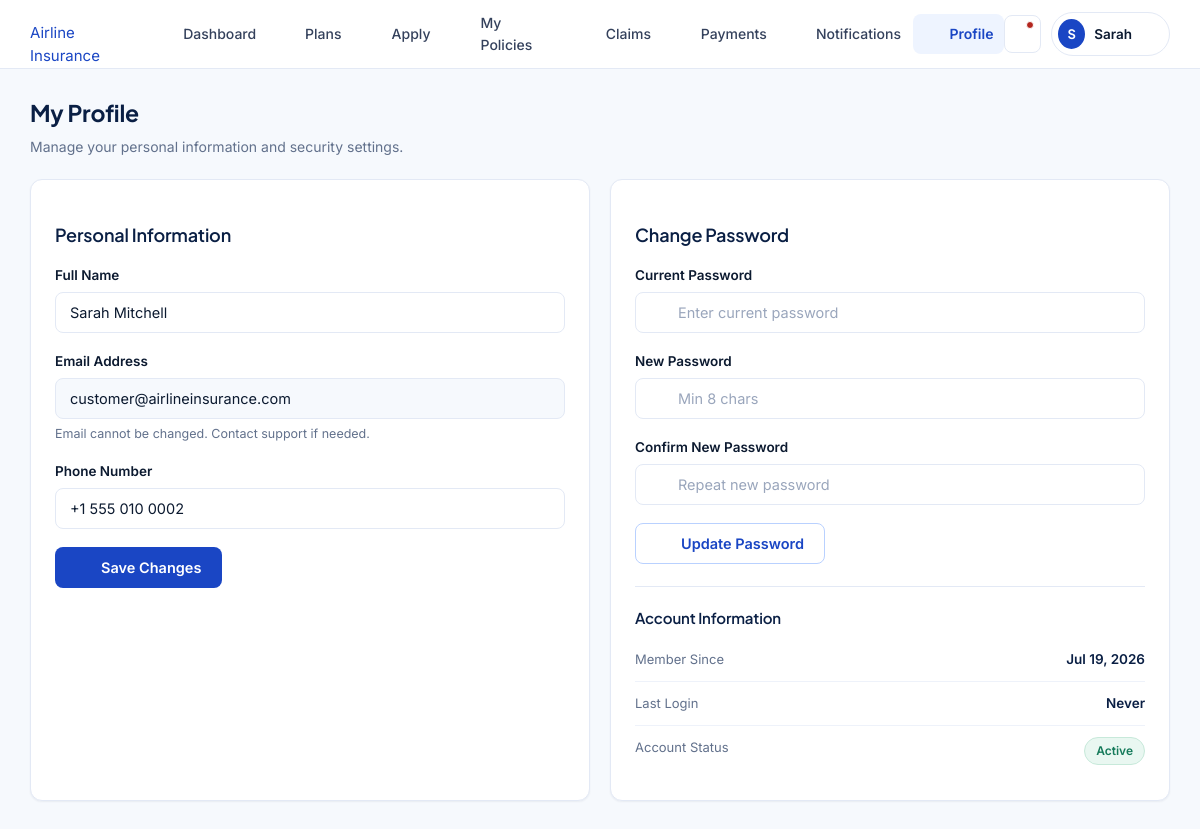
The app's page /customer/profile.php (signed in) with its own data.
### tables this page shows
CREATE TABLE users (
    id INT AUTO_INCREMENT PRIMARY KEY,
    full_name VARCHAR(100) NOT NULL,
    email VARCHAR(150) NOT NULL UNIQUE,
    phone VARCHAR(20) DEFAULT NULL,
    password_hash VARCHAR(255) NOT NULL,
    role ENUM('customer','admin') NOT NULL DEFAULT 'customer',
    status ENUM('active','suspended') NOT NULL DEFAULT 'active',
    failed_attempts INT NOT NULL DEFAULT 0,
    locked_until DATETIME DEFAULT NULL,
    last_login DATETIME DEFAULT NULL,
    created_at TIMESTAMP DEFAULT CURRENT_TIMESTAMP,
    updated_at TIMESTAMP DEFAULT CURRENT_TIMESTAMP ON UPDATE CURRENT_TIMESTAMP
);

### includes/auth.php (called while the page is built, shortened)
<?php
require_once __DIR__.'/../config/database.php';
function is_logged_in(){ return !empty($_SESSION['uid']); }
function current_uid(){ return isset($_SESSION['uid'])?(int)$_SESSION['uid']:null; }
function current_user(){
    static $u=null;
    if($u!==null) return $u;
    $s=db()->prepare('SELECT id,full_name,email,phone,role,status,last_login,created_at FROM users WHERE id=? LIMIT 1');
    $s->execute(array(current_uid())); $u=$s->fetch(); return $u;
}

### config/database.php (called while the page is built, shortened)
<?php
function db(){
    static $pdo=null;
    if($pdo instanceof PDO) return $pdo;
    $dsn='mysql:host='.DB_HOST.';dbname='.DB_NAME.';charset='.DB_CHARSET;
    try{
        $pdo=new PDO($dsn,DB_USER,DB_PASS,array(
            PDO::ATTR_ERRMODE=>PDO::ERRMODE_EXCEPTION,
            PDO::ATTR_DEFAULT_FETCH_MODE=>PDO::FETCH_ASSOC,
            PDO::ATTR_EMULATE_PREPARES=>false));
    }catch(PDOException $e){
        error_log('DB connect failed: '.$e->getMessage());
        http_response_code(500);
        die('<!DOCTYPE html><html><head><title>DB Error</title><style>body{font-family:Arial,sans-serif;background:#f4f7fc;display:flex;align-items:center;justify-content:center;height:100vh;margin:0}.box{text-align:center;padding:40px;background:#fff;border-radius:12px;max-width:460px;box-shadow:0 4px 20px rgba(0,0,0,.08)}h2{color:#0a1f44}p{color:#62718c}</style></head><body><div class="box"><h2>Database Unavailable</h2><p>Please ensure MySQL is running in XAMPP and that you have imported <code>database/schema.sql</code> into phpMyAdmin.</p></div></body></html>');
    }
    return $pdo;
}

### customer/profile.php (the view, shortened to what this page needs)
<?php
require_once __DIR__.'/../includes/customer_layout.php';
$pageTitle='My Profile'; $pdo=db(); $uid=current_uid(); $u=current_user();
$u=current_user();
render_customer_header('profile');
?>
<div class="page-head"><div><h2>My Profile</h2><p>Manage your personal information and security settings.</p></div></div>
<div style="display:grid;grid-template-columns:1fr 1fr;gap:20px">
<div class="card card-pad">
  <h3 style="margin-bottom:18px"><?=icon('user')?> Personal Information</h3>
  <form method="post" action="" novalidate>
    <div class="field"><label for="full_name">Full Name</label><input type="text" id="full_name" name="full_name" value="<?=e($u['full_name'])?>" required></div>
    <div class="field"><label for="email">Email Address</label><input type="email" id="email" value="<?=e($u['email'])?>" disabled style="background:var(--surface);cursor:not-allowed"><div class="hint">Email cannot be changed. Contact support if needed.</div></div>
    <div class="field"><label for="phone">Phone Number</label><input type="tel" id="phone" name="phone" value="<?=e($u['phone']??'')?>"></div>
    <button type="submit" class="btn btn-primary"><?=icon('check-circle')?> Save Changes</button>
  </form>
</div>
<div class="card card-pad">
  <h3 style="margin-bottom:18px"><?=icon('lock')?> Change Password</h3>
  <form method="post" action="" novalidate>
    <div class="field"><label for="current_password">Current Password</label><div class="input-wrap"><?=icon('lock')?><input type="password" id="current_password" name="current_password" placeholder="Enter current password" required><button type="button" class="pw-toggle"><span class="eye-on"><?=icon('eye')?></span><span class="eye-off" style="display:none"><?=icon('eye-off')?></span></button></div></div>
    <div class="field"><label for="new_password">New Password</label><div class="input-wrap"><?=icon('lock')?><input type="password" id="new_password" name="new_password" placeholder="Min 8 chars" required><button type="button" class="pw-toggle"><span class="eye-on"><?=icon('eye')?></span><span class="eye-off" style="display:none"><?=icon('eye-off')?></span></button></div></div>
    <div class="field"><label for="confirm_password">Confirm New Password</label><div class="input-wrap"><?=icon('lock')?><input type="password" id="confirm_password" name="confirm_password" placeholder="Repeat new password" required></div></div>
    <button type="submit" class="btn btn-secondary"><?=icon('lock')?> Update Password</button>
  </form>
  <hr class="divider">
  <h4 style="margin-bottom:10px">Account Information</h4>
  <div class="kv-list">
    <div class="kv-row"><span class="k">Member Since</span><span class="v"><?=format_date($u['created_at'])?></span></div>
    <div class="kv-row"><span class="k">Last Login</span><span class="v"><?=$u['last_login']?format_datetime($u['last_login']):'Never'?></span></div>
    <div class="kv-row"><span class="k">Account Status</span><span class="v"><?=status_badge($u['status'])?></span></div>
  </div>
</div>
</div>
<?php render_customer_footer(); ?>

### includes/customer_layout.php (shortened to what this page needs)
<?php
function render_customer_header($active='dashboard'){
    $u=current_user();
    $initials=strtoupper(substr($u['full_name'],0,1));
    $uc=unread_count($u['id']);
    $bu=BASE_URL;
    echo '<!DOCTYPE html>
<html lang="en">
<head>
<meta charset="UTF-8"><meta name="viewport" content="width=device-width,initial-scale=1">
<title>'.htmlspecialchars($GLOBALS['pageTitle']??'Dashboard',ENT_QUOTES).' — Airline Insurance</title>
<link rel="preconnect" href="https://fonts.googleapis.com">
<link href="https://fonts.googleapis.com/css2?family=Plus+Jakarta+Sans:wght@400;600;700&family=Inter:wght@400;500;600&display=swap" rel="stylesheet">
<link rel="stylesheet" href="'.$bu.'/assets/css/style.css">
<link rel="stylesheet" href="'.$bu.'/assets/css/customer.css">
</head>
<body>';
    $navLinks=array(
        'dashboard'=>array('icon'=>'home','label'=>'Dashboard','href'=>$bu.'/customer/dashboard.php'),
        'plans'=>array('icon'=>'briefcase','label'=>'Plans','href'=>$bu.'/customer/plans.php'),
        'apply'=>array('icon'=>'file-text','label'=>'Apply','href'=>$bu.'/customer/apply.php'),
        'policies'=>array('icon'=>'shield','label'=>'My Policies','href'=>$bu.'/customer/policies.php'),
        'claims'=>array('icon'=>'alert-triangle','label'=>'Claims','href'=>$bu.'/customer/claims.php'),
        'payments'=>array('icon'=>'credit-card','label'=>'Payments','href'=>$bu.'/customer/payments.php'),
        'notifications'=>array('icon'=>'bell','label'=>'Notifications','href'=>$bu.'/customer/notifications.php'),
        'profile'=>array('icon'=>'user','label'=>'Profile','href'=>$bu.'/customer/profile.php'),
    );
    echo '<div class="nav-overlay" id="nav-overlay"></div>
<header class="cust-topbar">
  <div class="topbar-inner">
    <div style="display:flex;align-items:center;gap:14px">
      <button class="ham-btn" id="ham-btn" aria-label="Toggle navigation" aria-expanded="false" aria-controls="cust-nav">'.icon('menu').'</button>
      <a href="'.$bu.'/" class="brand light">'.icon('shield').' Airline Insurance</a>
    </div>
    <nav class="cust-nav" id="cust-nav">';
    foreach($navLinks as $key=>$nl){
        $cls=$key===$active?'active':'';
        echo '<a href="'.htmlspecialchars($nl['href'],ENT_QUOTES).'" class="'.$cls.'">'.icon($nl['icon']).' '.htmlspecialchars($nl['label'],ENT_QUOTES).'</a>';
    }
    echo '</nav>
    <div class="topbar-right">
      <a href="'.$bu.'/customer/notifications.php" class="icon-btn notif-btn" aria-label="Notifications">'.icon('bell').($uc>0?'<span class="ndot"></span>':'').'</a>
      <div class="user-chip" id="user-chip">
        <div class="av">'.htmlspecialchars($initials,ENT_QUOTES).'</div>
        <span class="uname">'.htmlspecialchars(explode(' ',$u['full_name'])[0],ENT_QUOTES).'</span>
        '.icon('chevron-down').'
        <div class="dropdown" id="user-dropdown">
          <a href="'.$bu.'/customer/profile.php">'.icon('user').' Profile</a>
          <a href="'.$bu.'/customer/notifications.php">'.icon('bell').' Notifications'.($uc>0?' <span class="badge badge-active" style="margin-left:auto;padding:2px 7px">'.$uc.'</span>':'').'</a>
          <hr>
          <form method="post" action="'.$bu.'/auth/logout.php" style="margin:0">
            '.csrf_field().'
            <button type="submit">'.icon('logout').' Log Out</button>
          </form>
        </div>
      </div>
    </div>
  </div>
</header>
<main class="cust-main">';
}
function render_customer_footer(){
    echo '</main>';
    echo '<script src="'.BASE_URL.'/assets/js/app.js"></script></body></html>';
}

### includes/functions.php (shortened to what this page needs)
<?php
function e($v){ return htmlspecialchars((string)$v,ENT_QUOTES,'UTF-8'); }
function format_date($d,$f='M j, Y'){
    $ts=is_numeric($d)?(int)$d:strtotime($d);
    return $ts?date($f,$ts):'—';
}
function status_badge($s){
    $s=strtolower($s);
    $labels=array('pending'=>'Pending','approved'=>'Approved','rejected'=>'Rejected','active'=>'Active','expired'=>'Expired','cancelled'=>'Cancelled','submitted'=>'Submitted','under_review'=>'Under Review','paid'=>'Paid','completed'=>'Completed','failed'=>'Failed','suspended'=>'Suspended','inactive'=>'Inactive');
    $l=isset($labels[$s])?$labels[$s]:ucwords(str_replace('_',' ',$s));
    return '<span class="badge badge-'.e($s).'">'.e($l).'</span>';
}
function unread_count($uid){
    $s=db()->prepare('SELECT COUNT(*) FROM notifications WHERE user_id=? AND is_read=0');
    $s->execute(array($uid));
    return (int)$s->fetchColumn();
}

### assets/css/style.css (style rules this page uses)
:root { --white:#fff;--blue-50:#eef4ff;--blue-100:#dde9ff;--blue-200:#b9d1ff; --blue-400:#4d7ef0;--blue-500:#2458e8;--blue-600:#1a46c4;--blue-700:#14379c; --navy-900:#0a1f44;--ink-900:#0c1a30;--ink-700:#34415c;--ink-500:#62718c; --ink-300:#9aa6bc;--line-200:#e3e9f5;--line-100:#eef2fa;--surface:#f6f9fd; --ok-600:#157a5a;--ok-50:#e9f7f1;--warn-600:#9a6b07;--warn-50:#fdf3df; --bad-600:#b3261e;--bad-50:#fdecec; --shadow-sm:0 1px 2px rgba(10,31,68,.06); --shadow-md:0 6px 20px rgba(10,31,68,.08); --shadow-lg:0 16px 40px rgba(10,31,68,.12); --r-sm:8px;--r-md:12px;--r-lg:18px;--r-pill:999px; --font-d:'Plus Jakarta Sans','Segoe UI',Arial,sans-serif; --font-b:'Inter','Segoe UI',Arial,sans-serif; }
* { box-sizing:border-box; }
html { -webkit-text-size-adjust:100%; }
body { margin:0;font-family:var(--font-b);color:var(--ink-900);background:var(--surface);font-size:15px;line-height:1.55;-webkit-font-smoothing:antialiased; }
h1,h2,h3,h4,h5 { font-family:var(--font-d);color:var(--navy-900);margin:0 0 8px;line-height:1.25;letter-spacing:-.01em; }
h2 { font-size:23px;font-weight:700; }
h3 { font-size:18px;font-weight:600; }
h4 { font-size:15px;font-weight:600; }
p { margin:0 0 12px;color:var(--ink-700); }
a { color:var(--blue-600);text-decoration:none; }
button { font-family:inherit; }
.page-head { display:flex;align-items:flex-start;justify-content:space-between;gap:16px;flex-wrap:wrap;margin-bottom:22px; }
.page-head p { margin:4px 0 0;color:var(--ink-500);font-size:14px; }
.btn { display:inline-flex;align-items:center;justify-content:center;gap:8px;font-family:var(--font-b);font-size:14.5px;font-weight:600;padding:11px 20px;border-radius:var(--r-sm);border:1px solid transparent;cursor:pointer;transition:background-color .15s,color .15s,border-color .15s,box-shadow .15s;white-space:nowrap;line-height:1.2; }
.btn-primary { background:var(--blue-600);color:var(--white); }
.btn-secondary { background:var(--white);color:var(--blue-600);border-color:var(--blue-200); }
.icon-btn { display:inline-flex;align-items:center;justify-content:center;width:38px;height:38px;border-radius:var(--r-sm);border:1px solid var(--line-200);background:var(--white);color:var(--ink-700);cursor:pointer;transition:background-color .15s,border-color .15s; }
.field { margin-bottom:18px; }
.field label { display:block;font-size:13.5px;font-weight:600;color:var(--ink-900);margin-bottom:6px; }
.field .hint { font-size:12.5px;color:var(--ink-500);margin-top:5px; }
input[type=text],input[type=email],input[type=password],input[type=tel],input[type=number],input[type=date],select,textarea { width:100%;font-family:var(--font-b);font-size:14.5px;color:var(--ink-900);background:var(--white);border:1.5px solid var(--line-200);border-radius:var(--r-sm);padding:11px 14px;transition:border-color .15s,box-shadow .15s; }
input::placeholder,textarea::placeholder { color:var(--ink-300); }
.input-wrap { position:relative; }
.input-wrap input { padding-left:42px; }
.input-wrap .pw-toggle { position:absolute;right:10px;top:50%;transform:translateY(-50%);background:none;border:none;color:var(--ink-500);cursor:pointer;padding:6px;display:flex; }
.card { background:var(--white);border:1px solid var(--line-200);border-radius:var(--r-md);box-shadow:var(--shadow-sm); }
.card-pad { padding:24px; }
.badge { display:inline-flex;align-items:center;gap:5px;font-size:12px;font-weight:600;padding:4px 11px;border-radius:var(--r-pill);white-space:nowrap;border:1px solid transparent; }
.badge-approved,.badge-active,.badge-completed,.badge-paid { background:var(--ok-50);color:var(--ok-600);border-color:#c7e9da; }
.divider { border:none;border-top:1px solid var(--line-200);margin:22px 0; }
.kv-list { display:flex;flex-direction:column; }
.kv-row { display:flex;justify-content:space-between;gap:12px;padding:11px 0;border-bottom:1px solid var(--line-100); }
.kv-row:last-child { border-bottom:none; }
.kv-row .k { font-size:13px;color:var(--ink-500); }
.kv-row .v { font-size:13.5px;font-weight:600;color:var(--navy-900);text-align:right; }

### records on screen
users: full_name "S", full_name "Sarah", full_name "Sarah Mitchell", email "customer@airlineinsurance.com", phone "+1 555 010 0002", created_at "Jul 19, 2026", status "Active"

### other values on screen
$nl['label'] "Dashboard"
$nl['label'] "Plans"
$nl['label'] "Apply"
$nl['label'] "My Policies"
$nl['label'] "Claims"
$nl['label'] "Payments"
$nl['label'] "Notifications"
$nl['label'] "Profile"
